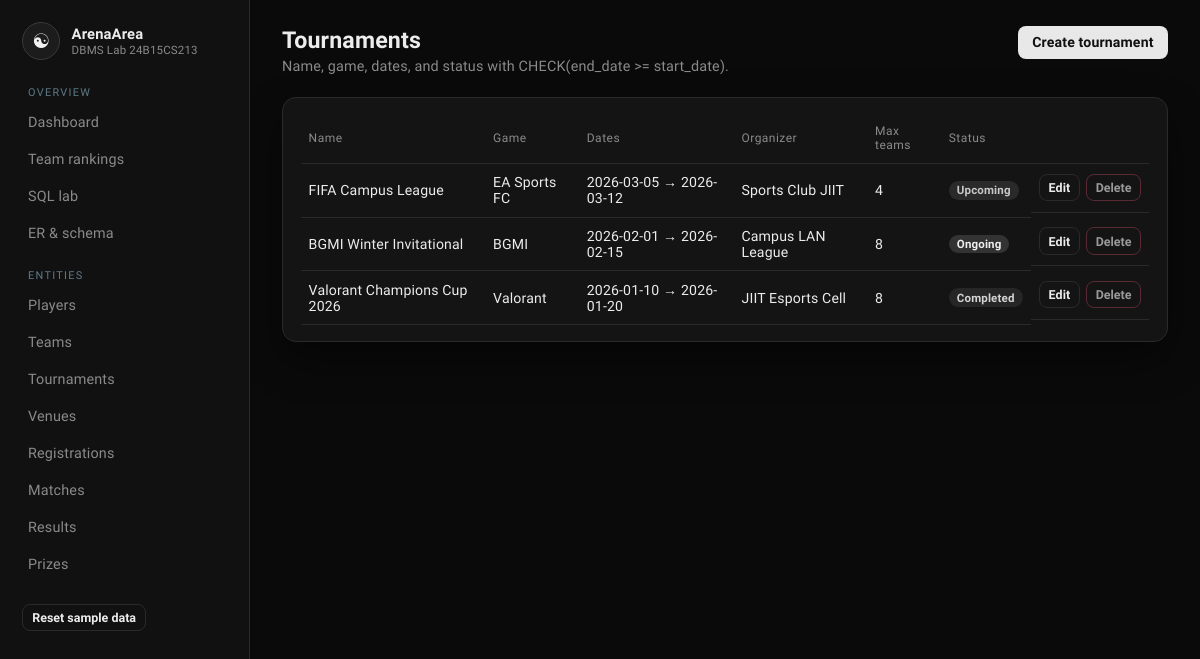
/tournaments, run on the app's committed database.
### tables this page shows
CREATE TABLE Tournament (
    tournament_id   INTEGER PRIMARY KEY AUTOINCREMENT,
    tournament_name TEXT    NOT NULL,
    game_title      TEXT    NOT NULL,
    start_date      TEXT    NOT NULL,
    end_date        TEXT    NOT NULL,
    status          TEXT    NOT NULL CHECK (status IN ('Upcoming', 'Ongoing', 'Completed')),
    organizer_name  TEXT    NOT NULL,
    max_teams       INTEGER NOT NULL CHECK (max_teams >= 2),
    CHECK (end_date >= start_date)
);

### app.py (the view)
@app.route("/tournaments")
def tournaments_list():
    rows = query("SELECT * FROM Tournament ORDER BY start_date DESC")
    return render_template("tournaments.html", rows=rows)

### app.py (called while the page is built)
def get_db():
    if "db" not in g:
        g.db = sqlite3.connect(DB_PATH)
        g.db.row_factory = sqlite3.Row
        g.db.execute("PRAGMA foreign_keys = ON")
    return g.db

def query(sql, args=(), one=False):
    cur = get_db().execute(sql, args)
    rows = cur.fetchall()
    cur.close()
    return (rows[0] if rows else None) if one else rows

### templates/tournaments.html (shortened to what this page needs)
{% extends "base.html" %}
{% block content %}
<div class="topbar">
  <div><h2>Tournaments</h2><p>Name, game, dates, and status with CHECK(end_date >= start_date).</p></div>
  <a class="btn" href="{{ url_for('tournament_new') }}">Create tournament</a>
</div>
<div class="card">
<table>
  <thead><tr><th>Name</th><th>Game</th><th>Dates</th><th>Organizer</th><th>Max teams</th><th>Status</th><th></th></tr></thead>
  <tbody>
  {% for r in rows %}
    <tr>
      <td>{{ r.tournament_name }}</td>
      <td>{{ r.game_title }}</td>
      <td>{{ r.start_date }} → {{ r.end_date }}</td>
      <td>{{ r.organizer_name }}</td>
      <td>{{ r.max_teams }}</td>
      <td><span class="badge {{ r.status }}">{{ r.status }}</span></td>
      <td class="row-actions">
        <a class="btn ghost small" href="{{ url_for('tournament_edit', tournament_id=r.tournament_id) }}">Edit</a>
        <form action="{{ url_for('tournament_delete', tournament_id=r.tournament_id) }}" method="post">
          <button class="btn danger small" type="submit">Delete</button>
        </form>
      </td>
    </tr>
  {% endfor %}
  </tbody>
</table>
</div>
{% endblock %}

### static/style.css (style rules this page uses)
:root { --bg: #0a0a0a; --panel: #141414; --panel-2: #1a1a1a; --line: #2a2a2a; --text: #ececec; --muted: #8a8a8a; --mint: #cfcfcf; --mint-dim: #3a3a3a; --coral: #9a9a9a; --gold: #d0d0d0; --blue: #b8b8b8; --shadow: 0 18px 40px rgba(0, 0, 0, 0.45); }
* { box-sizing: border-box; }
html, body { margin: 0; min-height: 100%; }
body { font-family: "Sora", sans-serif; background: var(--bg); color: var(--text); letter-spacing: 0.01em; }
a { color: var(--mint); text-decoration: none; }
.topbar { display: flex; justify-content: space-between; align-items: flex-start; gap: 1rem; margin-bottom: 1.4rem; }
.topbar h2 { margin: 0 0 0.25rem; font-size: 1.45rem; }
.topbar p { margin: 0; color: var(--muted); font-size: 0.9rem; }
.btn, button.btn, input[type="submit"] { border: 0; background: #e8e8e8; color: #111; font-weight: 600; padding: 0.55rem 0.9rem; border-radius: 8px; cursor: pointer; font-family: inherit; font-size: 0.88rem; }
.btn.ghost, button.ghost { background: transparent; color: var(--text); border: 1px solid var(--line); }
.btn.danger, button.danger { background: transparent; color: var(--coral); border: 1px solid #5a2a34; }
.btn.small, button.small { padding: 0.32rem 0.55rem; font-size: 0.78rem; }
.card { background: var(--panel); border: 1px solid var(--line); border-radius: 14px; padding: 1rem 1.1rem; box-shadow: var(--shadow); }
table { width: 100%; border-collapse: collapse; font-size: 0.88rem; }
th, td { text-align: left; padding: 0.65rem 0.5rem; border-bottom: 1px solid var(--line); vertical-align: middle; }
th { color: var(--muted); font-weight: 500; font-size: 0.75rem; letter-spacing: 0.04em; }
.badge { display: inline-block; padding: 0.15rem 0.5rem; border-radius: 999px; font-size: 0.72rem; font-weight: 600; }
.Upcoming, .Pending, .Scheduled { background: #2a2a2a; color: #c8c8c8; }
.Ongoing, .Live, .Active, .Approved { background: #333; color: #eee; }
.Completed { background: #262626; color: #d4d4d4; }
.row-actions { display: flex; gap: 0.35rem; }

### data on the page
Tournament: tournament_name "FIFA Campus League", game_title "EA Sports FC", start_date "2026-03-05", end_date "2026-03-12", organizer_name "Sports Club JIIT", max_teams "4", status "Upcoming"
Tournament: tournament_name "BGMI Winter Invitational", game_title "BGMI", start_date "2026-02-01", end_date "2026-02-15", organizer_name "Campus LAN League", max_teams "8", status "Ongoing"
Tournament: tournament_name "Valorant Champions Cup 2026", game_title "Valorant", start_date "2026-01-10", end_date "2026-01-20", organizer_name "JIIT Esports Cell", max_teams "8", status "Completed"
